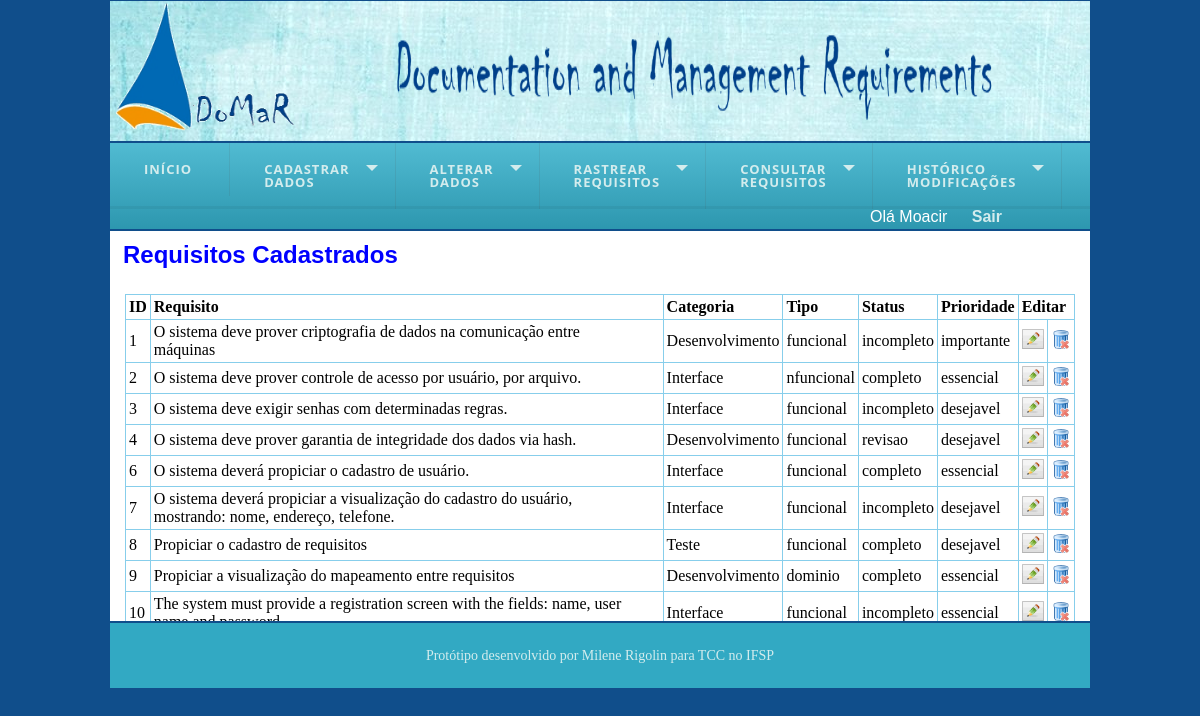
/consulta_req.php (signed in), run on the app's committed database.
### tables this page shows
CREATE TABLE `requisito` (
  `id` int(11) NOT NULL AUTO_INCREMENT,
  `texto_req` varchar(3000) NOT NULL,
  `descricao` varchar(300) DEFAULT NULL,
  `data` datetime NOT NULL,
  `categoria` varchar(100) DEFAULT NULL,
  `tipo` varchar(100) DEFAULT NULL,
  `estado` varchar(100) DEFAULT NULL,
  `prioridade` varchar(100) DEFAULT NULL,
  `origem_id` int(11) NOT NULL,
  `usuario_id_cliente` int(11) NOT NULL,
  `usuario_id_funcionario` int(11) NOT NULL,
  `titulo_req` varchar(80) NOT NULL,
  `id_user_alteracao` int(11) DEFAULT NULL,
  `ultima_alteracao` datetime DEFAULT NULL,
  PRIMARY KEY (`id`),
  KEY `fk_requisito_origem1_idx` (`origem_id`),
  KEY `fk_requisito_usuario1_idx` (`usuario_id_cliente`),
  KEY `fk_requisito_usuario2_idx` (`usuario_id_funcionario`),
  KEY `fk_requisito_id_user_alteracao` (`id_user_alteracao`),
  CONSTRAINT `fk_requisito_origem1` FOREIGN KEY (`origem_id`) REFERENCES `origem` (`id`) ON DELETE NO ACTION ON UPDATE NO ACTION
);

### consulta_req.php (the view, shortened to what this page needs)
<?php
	include "template/topo.php";
?>
<div id = "content">
  <?php
		if($con){
			$sql = "select * from requisito";
			$rs = mysqli_query($con, $sql);
			if($rs){?>
				<h2> Requisitos Cadastrados </h2><center>
				<table  align = "center">
					<tr align = "center">
						<th>ID</th>
						<th class = "nm">Requisito</th>
						<th>Categoria</th>
						<th>Tipo</th>
						<th>Status</th>
						<th>Prioridade</th>
						<th colspan = 2>Editar</th>
					</tr>
				<?php
					while ($valor = mysqli_fetch_array($rs)){
						echo "<tr align = 'center'>
								<td> ".$valor["id"]."</td>
								<td class = 'nm'> ".$valor["texto_req"]."</td>
								<td> ".$valor["categoria"]."</td>
								<td> ".$valor["tipo"]."</td>
								<td> ".$valor["estado"]."</td>
								<td> ".$valor["prioridade"]."</td>
								<td><a href='altera_req.php?seq=". $valor["id"].
									"'><img src='figura/edit.png' alt='edit' height='20'></a></td>
								<td><a href='delete_req.php?seq=". $valor["id"].
									"'><img  src='figura/del.png' alt='del' height='20'></a></td>
							</tr>";
					}
					echo "</table></center>";
			}
			else{
				echo "Erro de Consulta de requisito: ".mysqli_error($con);
			}
		}
		else{
			echo "Erro de conexão: ".mysqli_error($con);
		}
 ?>
</div>
<?php
	include "template/rodape.php";
?>

### template/topo.php (shortened to what this page needs)
<!DOCTYPE html>
<html>
<head>
	<link rel = "stylesheet" type = "text/css" href = "css/formatacao.css"/>
	<link rel="stylesheet" type="text/css" href="css/styles.css" />
</head>
	<body>
		<div id = "wrapper">
			<header id = "header">
				<a href='index.php'><img class = "domar" src = "figura/domar.png" /></a>
				<center><img class = "fig_texto" src = "figura/aa.png"/></center>
			</header>
			<div id='cssmenu'>
				<?php
				if(!isset($_SESSION['nome']) && (!isset($_SESSION['senha']))){
						echo "<a href='login.php'class = 'aformat'>Login</a>  <a href = 'cadastro_usuario.php' class = 'aformat'> Cadastre-se </a>
				   ";
				}
				else{
				echo"<ul>
				   <li><a href='index.php'><span>Início</span></a>
				   </li>
				   <li class='has-sub'><a href='#'><span>Cadastrar <br> Dados</span></a>
				   </li>
				   <li class='has-sub'><a href='#'><span>Alterar <br> Dados</span></a>
				   </li>
				   <li class='has-sub'><a href='#'><span>Rastrear <br> Requisitos</span></a>
				   <li class= 'has-sub'><a href='#'><span>Consultar <br> Requisitos</span></a>
					  <li class='has-sub'><a href='historico.php'><span>Histórico <br> Modificações</span></a>
				   </li>
				</ul>";
				echo '<div id = "sessao">
						<p>Olá '.$_SESSION['nome'].'
						<a href = "logout.php" class = "aformat"><b>Sair</b></a></p>
					</div>	';
				}
				?>
			</div>

### template/rodape.php (shortened to what this page needs)
<footer id = "footer">
				<p class = "format_footer"> Protótipo desenvolvido por Milene Rigolin para TCC no IFSP </p>
			</footer>
		</div>
	</body>
</html>

### css/formatacao.css (style rules this page uses)
* { border: 0px; margin: 0px; }
body { background-color: #104E8B; }
#wrapper { width: 980px; margin: auto; position: relative; background-color: #104E8B; margin-top: 1px; }
#header { background:#FFFFFF; height: 140px; background: url('back.jpg'); width: 980px; margin-bottom: 2px; }
#content { background:#FFFFFF; height: 380px; width: 970px; margin-top: 2px; margin-bottom: 2px; padding-top: 10px; padding-left: 5px; padding-right: 5px; float: right; overflow:auto; }
#footer { background: #32a9c3; color: #d3eced; width: 100%; height: 65px; clear: both; }
.format_footer { text-align: center; font-size: 14px; padding-top: 25px; }
h2, h3 { color: #0000FF; font-family: Arial,Helvetica,sans-serif; padding-left: 8px; }
a { text-decoration: none; }
.aformat { color: #d3eced; margin-right: 30px; margin-left: 20px; margin-top: 15px; }
.domar { width: 180px; height:130px; float: left; margin-left: 5px; }
.fig_texto { width: 600px; height: 100px; padding-top: 20px; }
table, td, th, tr { border: 1px solid #87CEEB; border-collapse: collapse; padding: 3px; margin-top: 25px; text-align: left; }
table { width: 950px; }
.nm { padding-right: 20px; padding-left: 3px; text-align: left; }
#sessao { float: right; height: 20px; width: 220px; font-family: Arial,Helvetica,sans-serif; color: #fff; }

### css/styles.css (style rules this page uses)
#cssmenu, #cssmenu ul, #cssmenu ul li, #cssmenu ul li a, #cssmenu #menu-button { margin: 0; padding: 0; border: 0; list-style: none; line-height: 1; display: block; position: relative; -webkit-box-sizing: border-box; -moz-box-sizing: border-box; box-sizing: border-box; }
#cssmenu:after, #cssmenu > ul:after { content: "."; display: block; clear: both; visibility: hidden; line-height: 0; height: 0; }
#cssmenu { width: auto; font-family: 'Open Sans', Helvetica, sans-serif; background: #39b1cc; background: -moz-linear-gradient(top, #51bbd2 0%, #2d97af 100%); background: -webkit-gradient(linear, left top, left bottom, color-stop(0%, #51bbd2), color-stop(100%, #2d97af)); background: -webkit-linear-gradient(top, #51bbd2 0%, #2d97af 100%); background: -o-linear-gradient(top, #51bbd2 0%, #2d97af 100%); background: -ms-linear-gradient(top, #51bbd2 0%, #2d97af 100%); background: linear-gradient(to bottom, #51bbd2 0%, #2d97af 100%); min-height: 20px; }
#cssmenu > ul { background: url('images/bg.png'); box-shadow: inset 0 -3px 0 rgba(0, 0, 0, 0.05); }
#cssmenu > ul > li { float: left; display: inline-block; }
#cssmenu > ul > li > a { padding: 20px 37px 20px 28px; border-right: 1px solid rgba(80, 80, 80, 0.12); text-decoration: none; font-size: 13px; font-weight: 700; color: #d3eced; text-transform: uppercase; letter-spacing: 1px; margin-left: 6px; }
#cssmenu > ul > li.has-sub > a { padding-right: 45px; }
#cssmenu > ul > li.has-sub > a::after { content: ""; position: absolute; width: 0; height: 0; border: 6px solid transparent; border-top-color: #d3eced; right: 17px; top: 22px; }

### data on the page
requisito: id "1", texto_req "O sistema deve prover criptografia de dados na comunicação entre máquinas", categoria "Desenvolvimento", tipo "funcional", estado "incompleto", prioridade "importante"
requisito: id "2", texto_req "O sistema deve prover controle de acesso por usuário, por arquivo.", categoria "Interface", tipo "nfuncional", estado "completo", prioridade "essencial"
requisito: id "3", texto_req "O sistema deve exigir senhas com determinadas regras.", categoria "Interface", tipo "funcional", estado "incompleto", prioridade "desejavel"
requisito: id "4", texto_req "O sistema deve prover garantia de integridade dos dados via hash.", categoria "Desenvolvimento", tipo "funcional", estado "revisao", prioridade "desejavel"
requisito: id "6", texto_req "O sistema deverá propiciar o cadastro de usuário.", categoria "Interface", tipo "funcional", estado "completo", prioridade "essencial"
requisito: id "7", texto_req "O sistema deverá propiciar a visualização do cadastro do usuário, mostrando: nome, endereço, telefone.", categoria "Interface", tipo "funcional", estado "incompleto", prioridade "desejavel"
requisito: id "8", texto_req "Propiciar o cadastro de requisitos", categoria "Teste", tipo "funcional", estado "completo", prioridade "desejavel"
requisito: id "9", texto_req "Propiciar a visualização do mapeamento entre requisitos", categoria "Desenvolvimento", tipo "dominio", estado "completo", prioridade "essencial"
requisito: id "10", texto_req "The system must provide a registration screen with the fields: name, user…", categoria "Interface", tipo "funcional", estado "incompleto", prioridade "essencial"

### other printed values
$_SESSION['nome'] "Moacir"
